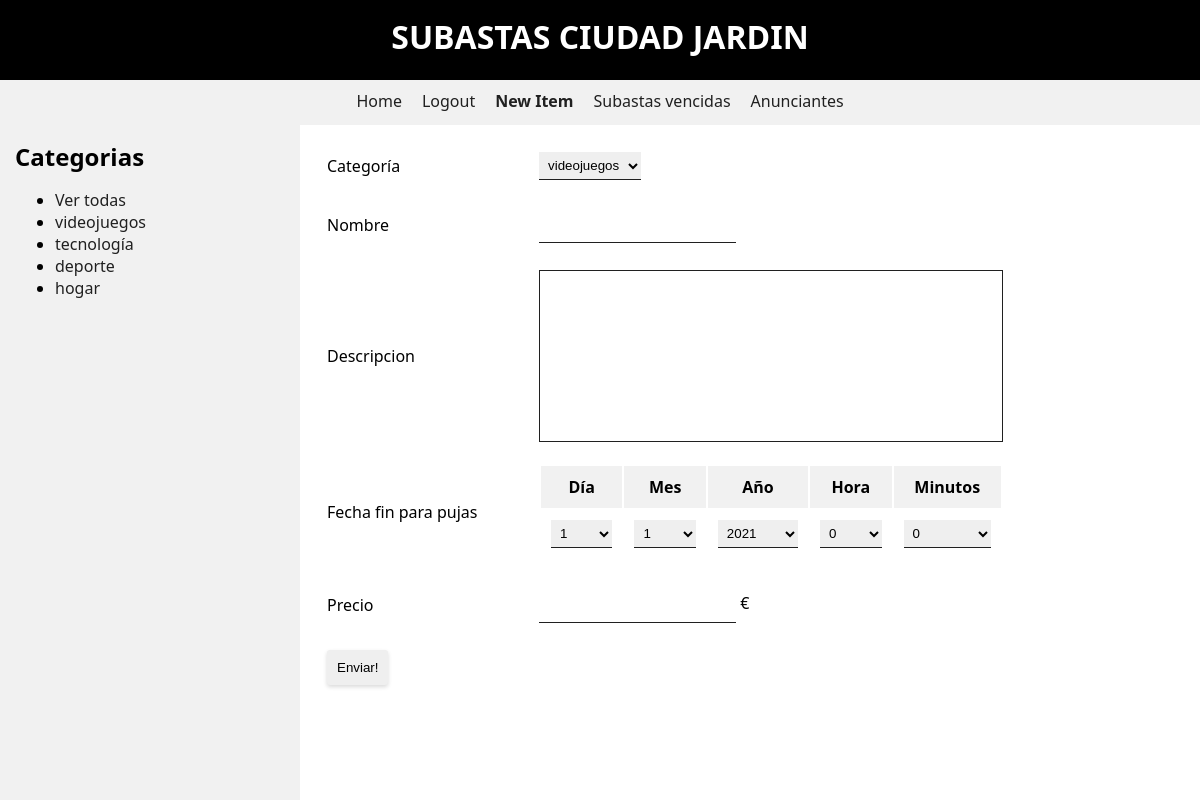
Screenshot of /views/newitem.php (signed in) with the database file from the repository.
### tables this page shows
CREATE TABLE IF NOT EXISTS `categoria` (
  `id` int(11) NOT NULL AUTO_INCREMENT,
  `categoria` varchar(30) NOT NULL,
  PRIMARY KEY (`id`)
);

### db/model.php (called while the page is built, shortened)
<?php
function getCategories($conn)
{
    $sql = "SELECT * FROM CATEGORIA";
    $query = mysqli_query($conn, $sql);
    $result = [];
    while ($category = mysqli_fetch_assoc($query)) {
        $result[] = $category;
    }
    return $result;
}

### views/newitem.php (the view, shortened to what this page needs)
<?php require_once "./header.php";
    $categories = getCategories($conn);
    $now = new DateTime();
?>
<div class="new-item">
    <form action="" method="post">
    <table>
        <tr>
            <td><label for="category">Categoría</label></td>
            <td>
                <select name="category" id="category">
                    <?php
                        foreach ($categories as $category) {
                            echo "<option value='".$category['id']."'>".$category['categoria']."</option>";
                        }
                    ?>
                </select>
            </td>
        </tr>
        <tr>
            <td><label for="name">Nombre</label></td>
            <td><input type="text" name="name" id="name"></td>
        </tr>
        <tr>
            <td><label for="description">Descripcion</label></td>
            <td><textarea name="description" id="description" cols="30" rows="10"></textarea></td>
        </tr>
        <tr>
            <td><label for="day">Fecha fin para pujas</label></td>
            <td>
                <table>
                    <tr>
                        <th>Día</th>
                        <th>Mes</th>
                        <th>Año</th>
                        <th>Hora</th>
                        <th>Minutos</th>
                    </tr>
                    <tr>
                        <td>
                            <select name="day" id="day">
                            <?php
                                for ($i=1; $i <= 31; $i++)
                                   echo "<option>$i</option>";
                            ?>
                            </select>
                        </td>
                        <td>
                            <select name="month" id="month">
                            <?php
                                for ($i=1; $i <= 12; $i++)
                                     echo "<option>$i</option>";
                            ?>
                            </select>
                        </td>
                        <td>
                            <select name="year" id="year">
                            <?php
                                for ($i=$now->format('Y'); $i <= $now->format('Y') + 5; $i++)
                                    echo "<option>$i</option>";
                            ?>
                            </select>
                        </td>
                        <td>
                            <select name="hour" id="hour">
                            <?php
                                for ($i=0; $i < 24; $i++)
                                    echo "<option>$i</option>";
                            ?>
                            </select>
                        </td>
                        <td>
                            <select name="minutes" id="minutes">
                            <?php
                                for ($i=0; $i < 60; $i++)
                                     echo "<option>$i</option>";
                            ?>
                            </select>
                        </td>
                    </tr>
                </table>
            </td>
        </tr>
        <tr>
            <td><label for="price">Precio</label></td>
            <td><input type="number" name="price" id="price" step="0.01" min="0"> <?php echo CURRENCY?></td>
        </tr>
        <tr>
            <td><input type="submit" name="newItem" value="Enviar!"></td>
        </tr>
    </table>
    </form>
</div>
<?php require_once "./footer.php" ?>

### views/bar.php
<h2>Categorias</h2>
<?php
    echo "<ul>";
    if($conn) {
        $categories = getCategories($conn);
        $categoryIndex = isset($categoryIndex) ? $categoryIndex : "";
        if(count($categories))
            echo "<li><a ".($categoryIndex == "all" ? "class='selected'": "")." href='" . BASE_ROUTE . "/views/index.php?category=all'>Ver todas</a></li>";
        foreach ($categories as $category) {
            $class = ($category['id'] == $categoryIndex) ? "class='selected'" : "" ;
            echo "<li><a ".$class." href='" . BASE_ROUTE . "/views/index.php?category=".$category['id']."'>".$category['categoria']."</a></li>";
        }
    }
    echo "</ul>";
?>

### styles/master.css (style rules this page uses)
:root { --font : 'Segoe UI', Tahoma, Geneva, Verdana, sans-serif; --smooth-shadow : 0px 2px 4px rgba(0,0,0,.15); --lite-shadow: 0px 2px 4px rgba(0,0,0,.05); --error-color : #fa2000; --accent-color : dodgerblue; --white : #fff; --black : #000; --elegant-black : #202020; --shutdown-black : #404040; --lightgray : #f1f1f1; }
body { font-family: var(--font); margin: 0; }
a { text-decoration: none; color: var(--elegant-black); transition: .25s; }
#bar li { height: auto; }
#bar h2 { margin: 0; }
table { width: 100%; }
th { background: var(--lightgray); padding: 10px; }
td { padding: 10px; text-align: center; }
label { cursor: pointer; transition: .25s; }
input[type='text'], input[type='password'] , input[type='number'] { padding: 10px; margin: 5px 0; box-sizing: border-box; border: none; border-bottom: 1px solid var(--elegant-black); transition: .25s; }
textarea { border: 1px solid var(--elegant-black); resize: none; width:100%; padding : 10px; }
select { border:none; padding:5px; border-bottom: 1px solid var(--elegant-black); transition: .25s; }
option { background: var(--lightgray); }
input[type='submit'] { cursor: pointer; padding: 10px; box-sizing: border-box; border: none; border-radius: 3px; box-shadow: var(--smooth-shadow); transition: .25s; }
div.new-item table { max-width:700px; }
div.new-item table td { text-align: start; }
div.new-item table td table td { text-align: center; }
div.new-item table td table td select { width:100%; }

### rows the page displays
categoria: categoria "videojuegos"
categoria: categoria "tecnología"
categoria: categoria "deporte"
categoria: categoria "hogar"

### other values shown
CURRENCY "€"
form field category "videojuegos"
form field day "1"
form field month "1"
form field year "2021"
form field hour "0"
form field minutes "0"
